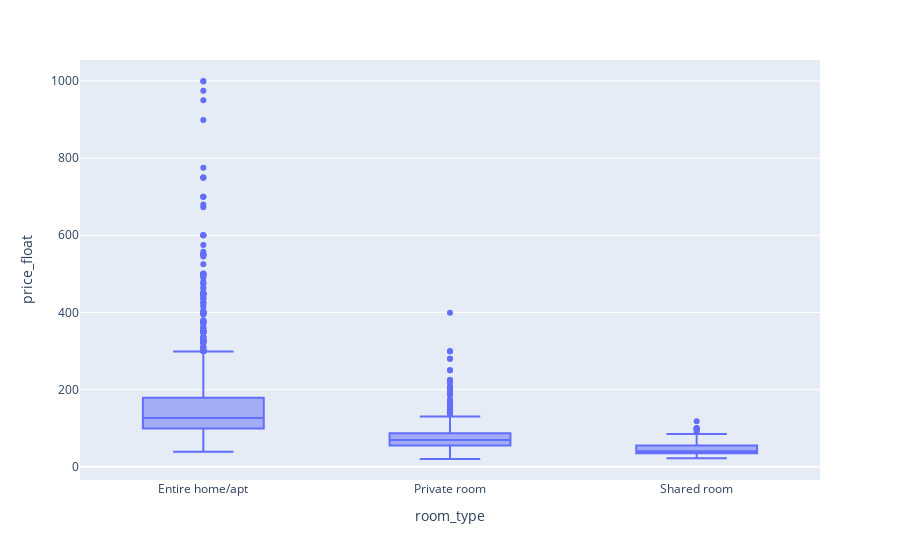

The code cell stored with this chart in its notebook:
### Markdown cell above
# **Relaciones bivariadas**

### Code cell
# Precio vs número de huéspedes
if "accommodates" in listings.columns:
    sns.boxplot(x="accommodates", y="price_float", data=listings)
    plt.title("Precio vs Capacidad de huéspedes")
    plt.show()

# Precio por tipo de habitación
if "room_type" in listings.columns:
    fig = px.box(listings, x="room_type", y="price_float", points="outliers")
    fig.show()

### Figure 1 — Plotly figure (JSON) as saved in the notebook; plotly's stock layout.template omitted (floating-point values rounded to 4 significant figures; data arrays with more than 128 entries replaced by an {"elided": "..."} marker saying what was removed)
{"data": [{"alignmentgroup": "True", "boxpoints": "outliers", "hovertemplate": "room_type=%{x}<br>price_float=%{y}<extra></extra>", "legendgroup": "", "marker": {"color": "#636efa"}, "name": "", "notched": false, "offsetgroup": "", "orientation": "v", "showlegend": false, "type": "box", "x": {"elided": "3818 str values"}, "x0": " ", "xaxis": "x", "y": {"elided": "3818 int values"}, "y0": " ", "yaxis": "y"}], "layout": {"boxmode": "group", "legend": {"tracegroupgap": 0}, "margin": {"t": 60}, "xaxis": {"anchor": "y", "domain": [0, 1], "title": {"text": "room_type"}}, "yaxis": {"anchor": "x", "domain": [0, 1], "title": {"text": "price_float"}}}}
